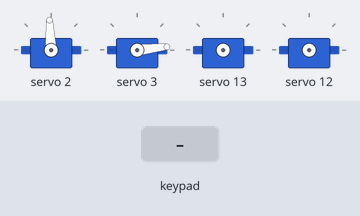
A sketch run on a simulated Arduino Uno, built with avr-gcc and run on an emulated ATmega328P. Parts: 4 × servo. Inputs (shaded band) come from the test bench. What the sketch prints to the serial monitor is not drawn.

Above: at 1.9 s.
2.0 s: key 'U' pressed
At 3.7 s:
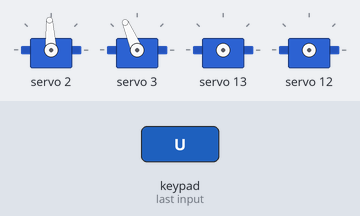
4.0 s: key 'D' pressed
At 4.4 s:
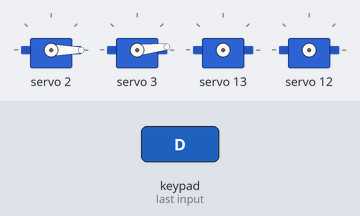
6.0 s: key 'X' pressed
7.5 s: key 'O' pressed
9.0 s: key 'U' pressed
At 9.4 s:
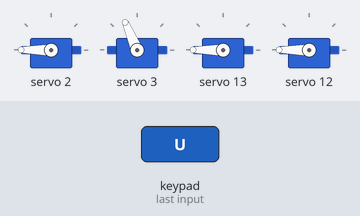
11.0 s: key 'D' pressed
At 12.6 s:
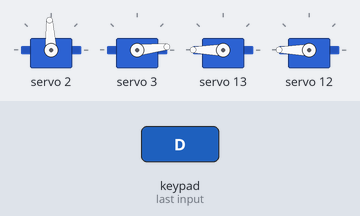
Timing chart, 0 to 14.0 s (numbered marks = the images above; inputs shaded):
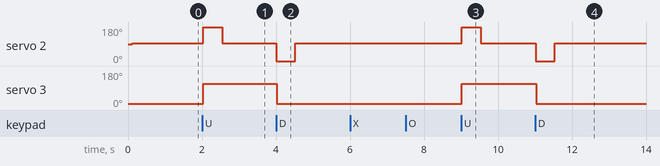

The sketch:

3_wheels.ino
```cpp
/*
* ROBOT 3 BÁNH TOÀN HƯỚNG - V1.4
* -------------------------------------
* Code điều khiển cho robot toàn hướng 3 bánh
* Lưu ý: Điều chỉnh cấu hình trong config.h trước khi sử dụng!
*/

//========== THƯ VIỆN ==========
// Thư viện hệ thống
#include <Arduino.h>
#include <Wire.h>

// Thư viện ngoại vi
#include <PS2X_lib.h>
#include <Adafruit_PWMServoDriver.h>

// Header tùy chỉnh
#include "config.h"
#include "PS2_controller.h"
#include "robot_mechanisms.h"

//========== HƯỚNG DẪN SỬ DỤNG ==========
void displayHelp() {
  Serial.println("\n===== HƯỚNG DẪN SỬ DỤNG =====");
  Serial.println("- Joystick trái: Di chuyển robot theo 8 hướng");
  Serial.println("- Joystick phải (trái/phải): Xoay robot tại chỗ");
  Serial.println("- Nút R1: Chế độ di chuyển chậm");
  Serial.println("- Nút O: Nâng lên");
  Serial.println("- Nút X: Hạ xuống");
  Serial.println("- PAD_UP/PAD_DOWN: Điều khiển servo thả bóng");
  Serial.println("* LƯU Ý: Robot dùng hệ thống giảm tốc thích ứng");
  Serial.println("===============================");
}

//========== KHỞI TẠO ==========
void setup() {
  Serial.begin(115200);
  Serial.println("\n===== ROBOTO=====");
  Serial.println("Code by Qu4nh");
  Serial.println("-----------------------");

  // Khởi tạo phần cứng
  Serial.println("1. Khởi tạo PCA9685...");
  initPCA9685();
  delay(100);

  Serial.println("2. Khởi tạo động cơ di chuyển...");
  initDriveMotors();
  Serial.println("3. Khởi tạo servo thả bóng...");
  initServos();
  Serial.println("4. Khởi tạo động cơ nâng hạ...");
  initLiftMotor();

  Serial.println("5. Kết nối tay cầm PS2...");
  setupPS2controller();

  Serial.println("\nKhởi tạo hoàn tất! Robot sẵn sàng!");

  // Hiển thị hướng dẫn sử dụng
  displayHelp();
}

//========== VÒNG LẶP CHÍNH ==========
void loop() {
  // Xử lý đầu vào từ tay cầm PS2
  handlePS2Input();

  // Cập nhật trạng thái các cơ cấu
  updateMechanisms();

  // Độ trễ ổn định hệ thống
  delay(20);
}
```

PS2_controller.cpp
```cpp
/*
* XỬ LÝ TAY CẦM PS2
* -------------------------------------
* Cài đặt xử lý tay cầm PS2 cho robot 3 bánh Omni
*/

#include <Arduino.h>
#include <PS2X_lib.h>
#include "config.h"
#include "PS2_controller.h"
#include "robot_mechanisms.h"

//========== KHỞI TẠO ==========
PS2X ps2x;
bool ps2_controller_connected = false;

//========== BIẾN TOÀN CỤC ==========
// Trạng thái điều khiển
float forwardBackward = 0;   // Tiến/lùi
float leftRight = 0;         // Trái/phải
float rotation = 0;          // Xoay
bool slowModeEnabled = false;

//========== THIẾT LẬP TAY CẦM ==========
void setupPS2controller() {
  // Thử kết nối với tay cầm PS2
  int error = -1;
  for (int attempts = 0; attempts < 3; attempts++) {
    delay(300);
    error = ps2x.config_gamepad(PS2_CLK_PIN, PS2_CMD_PIN, PS2_SEL_PIN, PS2_DAT_PIN, true, true);

    if (error == 0) {
      Serial.println("  => Kết nối PS2 thành công!");
      ps2_controller_connected = true;
      break;
    } else {
      Serial.print("  => Lỗi kết nối PS2, mã lỗi: ");
      Serial.println(error);
    }
  }

  if (!ps2_controller_connected) {
    Serial.println("  => CẢNH BÁO: Không thể kết nối với tay cầm PS2!");
    Serial.println("     Kiểm tra lại dây kết nối và reset ESP32");
  }

  delay(300);
}

//========== ĐIỀU KHIỂN DI CHUYỂN ==========
void processMovementControls() {
  // Đọc giá trị joystick và chuẩn hóa
  float rawY = readJoystickAxis(ps2x, PSS_LY, Y_JOY_CALIB);
  float rawX = readJoystickAxis(ps2x, PSS_LX, X_JOY_CALIB);
  float rawRX = readJoystickAxis(ps2x, PSS_RX, X_JOY_CALIB);

  // Áp dụng bộ lọc vùng chết
  float filteredY = applyDeadband(rawY);
  float filteredX = applyDeadband(rawX);
  float filteredRX = applyDeadband(rawRX);

  // Kiểm tra chế độ chậm
  slowModeEnabled = ps2x.Button(PSB_R1);

  // Tính toán các thành phần di chuyển
  float speedFactor = slowModeEnabled ? SLOW_MODE_FACTOR : MAX_DRIVE_SPEED_FACTOR;

  // Đảo chiều Y để tiến là dương
  forwardBackward = -filteredY;
  leftRight = filteredX;
  rotation = filteredRX * STEERING_SENSITIVITY;

  // In debug nếu được kích hoạt
  #ifdef DEBUG_PS2_VALUES
    static unsigned long lastDebugOutput = 0;
    if (millis() - lastDebugOutput > 200) {
      Serial.print("FB=");
      Serial.print(forwardBackward);
      Serial.print(" LR=");
      Serial.print(leftRight);
      Serial.print(" Rot=");
      Serial.println(rotation);
      lastDebugOutput = millis();
    }
  #endif

  // Áp dụng điều khiển vào động cơ
  setHolonomicDrive(leftRight, forwardBackward, rotation);
}

//========== ĐIỀU KHIỂN CƠ CẤU ==========
void processMechanismControls() {
  // ------- Nâng hạ -------
  if (ps2x.Button(PSB_CIRCLE)) {
    // Nâng lên
    setLiftMotorSpeed(LIFT_MOTOR_SPEED);
  } else if (ps2x.Button(PSB_CROSS)) {
    // Hạ xuống
    setLiftMotorSpeed(-LIFT_MOTOR_SPEED);
  } else {
    // Dừng cơ cấu nâng hạ
    stopLiftMotor();
  }

  // ------- Thả bóng -------
  // Kiểm tra nút mở servo thả bóng
  if (ps2x.ButtonPressed(PSB_PAD_UP)) {
    startOpenBallRelease();
    startOpenBallRelease180();
    Serial.println("Thả bóng");
  }

  // Kiểm tra nút đóng servo thả bóng
  if (ps2x.ButtonPressed(PSB_PAD_DOWN)) {
    startCloseBallRelease();
    startCloseBallRelease180();
    Serial.println("Thu hồi");
  }
}

//========== XỬ LÝ TÍN HIỆU ==========
void handlePS2Input() {
  if (!ps2_controller_connected) return;

  // Đọc tín hiệu từ tay cầm
  ps2x.read_gamepad();

  // Xử lý điều khiển di chuyển
  processMovementControls();

  // Xử lý điều khiển cơ cấu
  processMechanismControls();

  // Cập nhật trạng thái các cơ cấu

  updateMechanisms();
}

//========== HÀM TIỆN ÍCH ==========
float applyDeadband(float input) {
  if (fabs(input) < INPUT_DEADBAND) {
    return 0.0f;
  }
  return input;
}

float squareInput(float input) {
  float sign = (input >= 0) ? 1.0f : -1.0f;
  return sign * input * input;
}

bool isPS2Connected() {
  return ps2_controller_connected;
}

float readJoystickAxis(PS2X& ps2x, byte axis, byte calibValue) {
  int rawValue = ps2x.Analog(axis);
  float normalizedValue = (float)(rawValue - calibValue) / 128.0f;
  // Giới hạn giá trị trong khoảng [-1, 1]
  return constrain(normalizedValue, -1.0f, 1.0f);
}
```

PS2_controller.h
```cpp
/*
* XỬ LÝ TAY CẦM PS2
* -------------------------------------
* Header file chứa các khai báo hàm xử lý tay cầm PS2 cho robot 3 bánh Omni
*/

#ifndef PS2_CONTROLLER_H
#define PS2_CONTROLLER_H

#include <PS2X_lib.h>
#include "config.h"
#include "robot_mechanisms.h"

// ====================== BIẾN TOÀN CỤC ======================
// Tay cầm PS2
extern PS2X ps2x;

// Trạng thái kết nối
extern bool ps2_controller_connected;

// ================== QUẢN LÝ TAY CẦM PS2 ===================
void setupPS2controller();              // Khởi tạo tay cầm PS2
void handlePS2Input();                  // Xử lý tất cả input từ tay cầm

// =============== ĐIỀU KHIỂN DI CHUYỂN ROBOT ===============
void handleHolonomicDrive();            // Điều khiển di chuyển toàn hướng 3 bánh omni
void handleLiftMotorControl();          // Điều khiển motor nâng hạ

// ================ ĐIỀU KHIỂN CƠ CẤU ROBOT ================
void handleBallReleaseControl();        // Điều khiển servo thả bóng

// ====================== TIỆN ÍCH ======================
float squareInput(float value);                    // Bình phương đầu vào (giữ dấu)
bool isPS2Connected();                             // Kiểm tra tay cầm có kết nối không

// Đọc và xử lý giá trị joystick
float readJoystickAxis(PS2X& ps2x, byte axis, byte calibValue);

// Áp dụng vùng chết cho đầu vào
float applyDeadband(float input);

#endif
```

robot_mechanisms.h
```cpp
/*
* CƠ CẤU ROBOT 3 BÁNH TOÀN HƯỚNG
* -------------------------------------
* Header file chứa các khai báo hàm cho cơ cấu robot 3 bánh Omni:
*/

#ifndef ROBOT_MECHANISMS_H
#define ROBOT_MECHANISMS_H

#include <Adafruit_PWMServoDriver.h>
#include "config.h"

//========== ĐỊNH NGHĨA TRẠNG THÁI ==========
// Trạng thái servo thả bóng
enum BallReleaseState {
  BALL_RELEASE_IDLE,          // Không hoạt động
  BALL_RELEASE_OPENING,       // Đang mở
  BALL_RELEASE_OPEN,          // Đã mở
  BALL_RELEASE_CLOSING,       // Đang đóng
  BALL_RELEASE_CLOSED         // Đã đóng
};

//========== KHỞI TẠO ==========
// Khởi tạo driver PCA9685
void initPCA9685();

// Khởi tạo động cơ di chuyển
void initDriveMotors();

// Khởi tạo servo
void initServos();

// Khởi tạo động cơ nâng hạ
void initLiftMotor();

//========== CẬP NHẬT TRẠNG THÁI ==========
// Cập nhật trạng thái các cơ cấu
void updateMechanisms();

//========== ĐIỀU KHIỂN ĐỘNG CƠ ==========
// Điều khiển động cơ toàn hướng
void driveOmniMotors(float forwardBackward, float leftRight, float rotation);

// Điều khiển holonomic cấp thấp
void setHolonomicDrive(float x, float y, float rotation);

// Điều khiển động cơ riêng lẻ
void setFrontLeftMotor(int pwmValue);
void setFrontRightMotor(int pwmValue);
void setBackMotor(int pwmValue);

// Dừng động cơ di chuyển
void stopDriveMotors();

//========== ĐIỀU KHIỂN NÂNG HẠ ==========
// Điều khiển động cơ nâng hạ
void moveLiftMotor(float speed);

// Điều khiển tốc độ động cơ nâng hạ
void setLiftMotorSpeed(int speed);

// Dừng động cơ nâng hạ
void stopLiftMotor();

//========== ĐIỀU KHIỂN THẢ BÓNG ==========
// Điều khiển servo
void setServoAngle(uint8_t servoChannel, uint8_t angle);
void setContinuousServoPulse(uint8_t servoChannel, int pulseValue);

// Thả bóng bằng servo
void releaseBall();
void startOpenBallRelease();
void startOpenBallRelease180();

// Thu hồi bóng bằng servo
void retractBall();
void startCloseBallRelease();
void startCloseBallRelease180();

// Cập nhật trạng thái servo
void updateBallReleaseState();
void updateBallRelease180State();

#endif
```

config.h
```cpp
/*
* CẤU HÌNH ROBOT 3 BÁNH TOÀN HƯỚNG
* -------------------------------------
* File cấu hình các thông số cho robot 3 bánh Omni
* Lưu ý: Kiểm tra kỹ thông số trước khi vận hành!
*/

#ifndef CONFIG_H
#define CONFIG_H

//========== CẤU HÌNH DEBUG ==========
#define DEBUG_PS2_VALUES       // Hiển thị giá trị joystick
#define DEBUG_DRIVE_OUTPUT     // Hiển thị giá trị PWM động cơ
#define DEBUG_SERVO            // Hiển thị thông tin servo
#define DEBUG_MOTOR            // Hiển thị thông tin motor

//========== CẤU HÌNH TAY CẦM PS2 ==========
// ------- Chân kết nối -------
#define PS2_DAT_PIN 12
#define PS2_CMD_PIN 13
#define PS2_SEL_PIN 15
#define PS2_CLK_PIN 14

// ------- Hiệu chỉnh joystick -------
#define X_JOY_CALIB 127
#define Y_JOY_CALIB 128

//========== CẤU HÌNH ĐỘNG CƠ ==========
// ------- PCA9685 -------
#define PWM_FREQ 50       // Tần số 50Hz cho servo
#define PWM_MAX 4095      // Giá trị PWM tối đa (12-bit)

// ------- Kênh động cơ di chuyển -------
#define MOTOR_FRONT_LEFT_IN1  8  // Motor bánh trước bên trái
#define MOTOR_FRONT_LEFT_IN2  9
#define MOTOR_FRONT_RIGHT_IN1 10 // Motor bánh trước bên phải
#define MOTOR_FRONT_RIGHT_IN2 11
#define MOTOR_BACK_IN1        14 // Motor bánh sau
#define MOTOR_BACK_IN2        15

// ------- Kênh động cơ nâng hạ -------
#define LIFT_MOTOR_IN1        12 // Motor nâng hạ
#define LIFT_MOTOR_IN2        13

//========== CẤU HÌNH SERVO ==========
// ------- Kênh servo -------
#define BALL_RELEASE_SERVO_CHANNEL 2  // Servo thả bóng (servo 360°)
#define BALL_RELEASE_SERVO_180_CHANNEL 3  // Servo thả bóng dự phòng (servo 180°)

// ------- Thông số servo 360° -------
#define SERVO_360_STOP_PULSE 307      // Giá trị dừng (1.5ms @ 50Hz)
#define SERVO_360_MAX_OFFSET 200      // Offset xung tối đa từ giá trị dừng
#define SERVO_360_FWD_PULSE (SERVO_360_STOP_PULSE + SERVO_360_MAX_OFFSET)  // Xung quay thuận
#define SERVO_360_REV_PULSE (SERVO_360_STOP_PULSE - SERVO_360_MAX_OFFSET)  // Xung quay ngược

// ------- Thông số servo 180° -------
#define SERVO_MIN_PULSE 125   // Xung tối thiểu (~0°)
#define SERVO_MAX_PULSE 575   // Xung tối đa (~180°)

// ------- Góc servo thả bóng -------
#define SERVO_180_START_ANGLE 0   // Góc bắt đầu (có thể thay đổi)
#define SERVO_180_END_ANGLE 90    // Góc kết thúc (có thể thay đổi)

//========== CẤU HÌNH ĐIỀU KHIỂN ==========
// ------- Hệ số tốc độ -------
#define MAX_DRIVE_SPEED_FACTOR 0.5   // 50% tốc độ tối đa cho di chuyển
#define MAX_ROTATION_SPEED_FACTOR 0.35 // 35% tốc độ tối đa cho quay tại chỗ
#define MAX_ACCELERATION_FACTOR 0.025f // Giới hạn gia tốc nhỏ hơn, tăng độ mượt
#define SLOW_MODE_FACTOR 0.4f         // 40% tốc độ tối đa khi ở chế độ chậm (slow mode)

// ------- Điều khiển joystick -------
#define INPUT_DEADBAND 0.2           // Ngưỡng chết joystick cao hơn
#define THROTTLE_SENSITIVITY 0.9      // Độ nhạy ga
#define STEERING_SENSITIVITY 1.0      // Độ nhạy lái tối đa

// ------- Hệ thống giảm tốc -------
#define STOP_DECELERATION_BASE 0.01f   // Hệ số giảm tốc cơ bản (mức tối thiểu)
#define STOP_DECELERATION_SCALE 0.08f  // Hệ số tỷ lệ giảm tốc theo vận tốc hiện tại
#define STOP_MIN_THRESHOLD 50          // Ngưỡng tốc độ nhỏ để dừng hẳn (tránh rung lắc ở tốc độ thấp)
#define LIFT_ACTIVE_THRESHOLD 3000     // Ngưỡng để phát hiện cơ cấu nâng đang hoạt động (PWM)
#define STOP_LIFT_ADJUSTMENT 0.7f      // Hệ số điều chỉnh giảm tốc khi cơ cấu nâng đang hoạt động

//========== CẤU HÌNH NÂNG HẠ ==========
#define LIFT_MOTOR_SPEED 3700         // Tốc độ mặc định (0-4095)
#define LIFT_MOTOR_ACCELERATION_FACTOR 0.03f  // Giới hạn gia tốc motor nâng hạ
#define MAX_LIFT_SPEED_FACTOR 1.0f    // Hệ số tốc độ tối đa cho motor nâng hạ (100%)

#endif
```

Source omitted: robot_mechanisms.cpp (17799 bytes)

Measured:
- after the input at 2.0 s, servo 2: 93° → 180° at once, → 93° 0.51 s later; servo 3: 6° → 113° at once
- after the input at 4.0 s, servo 2: 93° → 0° at once, → 93° 0.51 s later; servo 3: 113° → 6° at once
- after the input at 9.0 s, servo 2: 93° → 180° at once, → 93° 0.51 s later; servo 3: 6° → 113° at once
- after the input at 11.0 s, servo 2: 93° → 0° at once, → 93° 0.51 s later; servo 3: 113° → 6° at once
